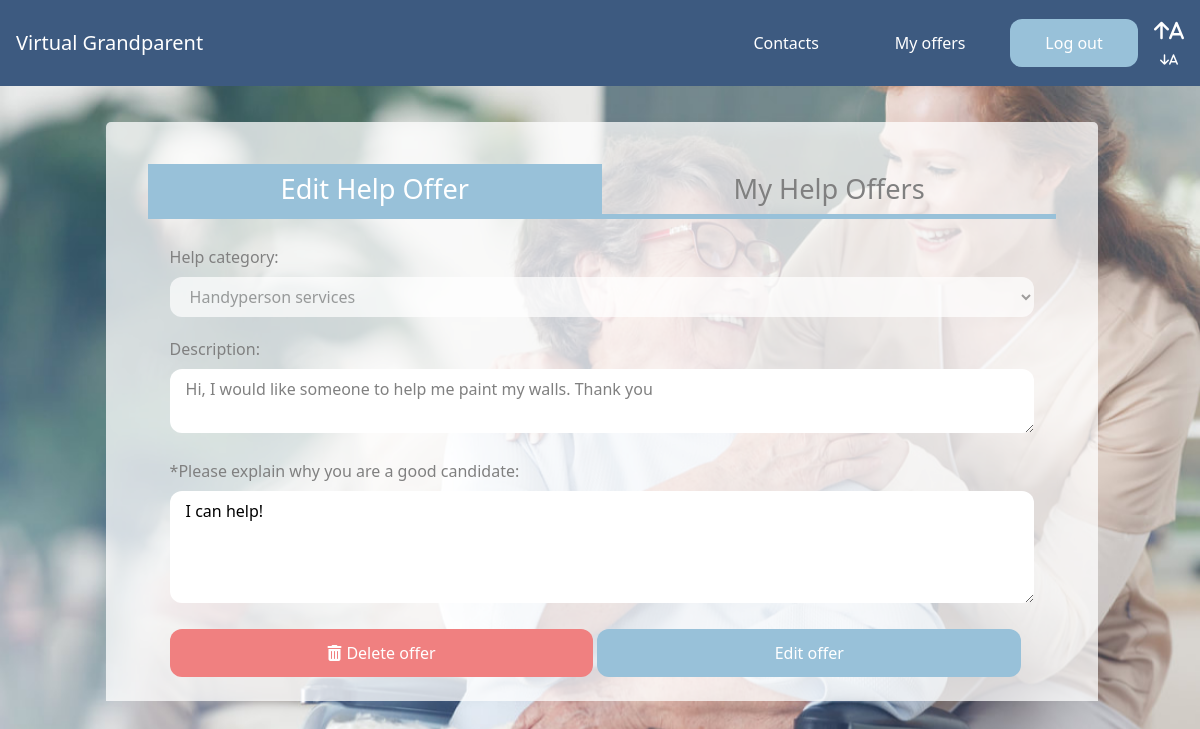
Screenshot of /my-offer/edit/272 (signed in) with the database file from the repository.
### core/models.py (models this page shows)
class Help(models.Model):
    id = models.AutoField(primary_key=True)
    description = models.TextField(max_length=1000)
    category = models.CharField(choices=HELP_CATEGORIES, max_length=2, default='OT')
    helper = models.ForeignKey(Helper, on_delete=models.CASCADE, null=True)
    oldPerson = models.ForeignKey(OldPerson, on_delete=models.CASCADE)
    date = models.DateField(default=datetime.date.today, blank=True)

class HelpCandidates(models.Model):
    id = models.AutoField(primary_key=True)
    helper = models.ForeignKey(Helper, on_delete=models.CASCADE, null=True)
    help = models.ForeignKey(Help, on_delete=models.CASCADE, null=True)
    description = models.TextField(max_length=1000)
    status= models.CharField(max_length=1, choices = HELP_STATUS, default='3') #status can be 1: active, 2: rejected, 3: in progress, 4: finished

### core/views.py (the view, shortened to what this page needs)
# urls.py: path('my-offer/edit/<int:id>', views.editHelpOffer, name='editHelpOffer'),
def editHelpOffer(request, id):
    current_user = get_current_user(request)
    helper = get_helper_by_id(current_user.id)
    error_message = None
    form = {}
    help = Help.objects.get(id = id)
    helpCandidate = HelpCandidates.objects.filter(helper = helper, help = help).first()
    if request.method == 'GET':
        form = HelpCandidateForm(instance=helpCandidate)
    return render(request, 'core/editHelpOffer.html', {'id': id,'form': form, "error_message": error_message, 'help_request': help})

### core/forms.py
class HelpCandidateForm(forms.ModelForm):
    description= forms.CharField(max_length=1000, widget= forms.Textarea
                           (attrs={'placeholder':'*Please explain why you are a good candidate', 'rows':4, 'cols':15}))
    class Meta:
        model = HelpCandidates
        fields = ('description',)
    def __init__(self, *args, **kwargs):
        super(HelpCandidateForm, self).__init__(*args, **kwargs)
        for visible in self.visible_fields():
            visible.field.widget.attrs['class'] = 'w-full mt-2 px-4 py-2 rounded-xl background-white'

### core/views.py (called while the page is built)
def get_current_user(request):
    return User.objects.filter(email = request.user)[0]

def get_helper_by_id(id):
    return Helper.objects.get(user_id = id)

### templates/core/editHelpOffer.html (shortened to what this page needs)
{% extends 'core/base.html' %}
{% load static %}
{% block static %}
<link rel="stylesheet" href="{% static 'css/cards.css' %}">
<link rel="stylesheet" href="{% static 'css/flexbox.css' %}">
<link rel="stylesheet" href="https://cdnjs.cloudflare.com/ajax/libs/sweetalert/1.1.3/sweetalert.min.css">{% endblock %}
{% block content %}
<div class="p-4 grid-container inline-container">
    <div class="card single-card help_container px-8">
        <div class="flexbox_container">
            <div class="column column-title selected">
                <a href="{% url 'core:editHelpOffer' id %}">Edit Help Offer</a>
            </div>
            <div class="column column-title">
                <a href="{% url 'core:myOffers' %}">My Help Offers</a>
            </div>
        </div>
        <div class="px-8 mx-auto">
            {% if help_request %}
                <fieldset class="mb-5">
                    <label class="text-gray" >Help category:</label>
                    <select disabled="true" class="w-full mt-2 px-4 py-2 rounded-xl background-white disabled">
                        <option value="{{help_request.category}}">{{help_request.get_category_display}}</option>
                    </select>
                </fieldset>
                <fieldset class="mb-5">
                    <label class="text-gray">Description:</label>
                    <textarea readonly class="w-full mt-2 px-4 py-2 rounded-xl background-white disabled">{{help_request.description}}</textarea>
                </fieldset>
            {% endif %}
            <form method="post" action="{% url 'core:editHelpOffer' id %}"   enctype="multipart/form-data">
                {% for field in form %}
                <fieldset class="mb-5">
                    <label class="text-gray"  for="{{ field.name }}">{{ field.field.widget.attrs.placeholder }}:</label>
                    {{field}}
                </fieldset>
                {% endfor %}
                <div class="button-container">
                    <a href="{% url 'core:deleteHelpOffer' id %}" id="btnDeleteOffer" class="px-5 py-3 rounded-xl base-button coral-button button-50 mr-1">
                        <i class="fa fa-trash fa-space" aria-hidden="true"></i>Delete offer
                    </a>
                    <input id="btnEditOFfer" type="submit" value="Edit offer" class = "px-5 py-3 rounded-xl base-button large-button button-50">
                </div>
                <br />
            </form>
        </div>
    </div>
</div>
{% endblock %}

### static/css/base.css (style rules this page uses)
:root { --blue: #3d5a80; --light-blue: #98c1d9 ; --baby-blue: #e0fbfc; --orange: #ee6c4d; --dark-blue: #293241; --gray: #333333; }
.base-button { background-color: var(--light-blue) !important; color: white; width: 100%; text-align: center; }
.coral-button { background-color: lightcoral !important; }
.large-button { text-align: center; display: block }
.base-background { background-color: var(white); }
.column { float: left; width: 50%; }
.column-title { text-align: center; color: gray; font-size: 1.7rem; padding: .3rem; border-bottom: 5px solid var(--light-blue); margin-bottom: 1rem; }
.selected { color: white; background: var(--light-blue); }
.text-gray { color: gray }
.background-white { background: white; }
.fa-space { margin-right: 5px; }
.disabled { color: gray; accent-color: transparent; }

### static/css/cards.css (style rules this page uses)
:root { --blue: #3d5a80; --light-blue: #98c1d9 ; --baby-blue: #e0fbfc; --orange: #ee6c4d; --dark-blue: #293241; --gray: #333333; }
.grid-container { margin: 20px auto; display:grid; grid-template-columns: auto auto; padding: 2px 16px; text-align: center; justify-content: center; }
.inline-container { grid-template-columns: 85%; }
.card { box-shadow: 0 8px 10px 0 rgba(0,0,0,0.4); transition: 0.3s; width: 90%; border-radius: 5px; background: rgba(255, 255, 255, 0.75); margin: 0 30px; padding: 2rem; text-align: left; float:right; -webkit-column-break-inside: avoid; page-break-inside: avoid; break-inside: avoid; }
.single-card { box-shadow: 0 8px 10px 0 rgba(0,0,0,0.4); transition: 0.3s; border-radius: 5px; background: rgba(255, 255, 255, 0.75); text-align: left; width: 100%; margin-left: 2px; -webkit-column-break-inside: avoid; page-break-inside: avoid; break-inside: avoid; }

### static/css/flexbox.css (style rules this page uses)
.flexbox_container { display: flex; padding: 10px; }
.button-container { display: flex; flex-direction: row; flex-wrap: wrap; margin-left: auto; margin-right: auto; }
.button-50 { width: 49%; text-align: center; }
.help_container { box-shadow: none; margin-bottom: -2rem; border-bottom-right-radius: 0; border-bottom-left-radius: 0; padding: 0; padding-top: 2rem; }

### rows the page displays
Help: category "Handyperson services", description "Hi, I would like someone to help me paint my walls. Thank you"
HelpCandidates: form "I can help!"

### other values shown
{{ field.field.widget.attrs.placeholder }} "*Please explain why you are a good candidate"
